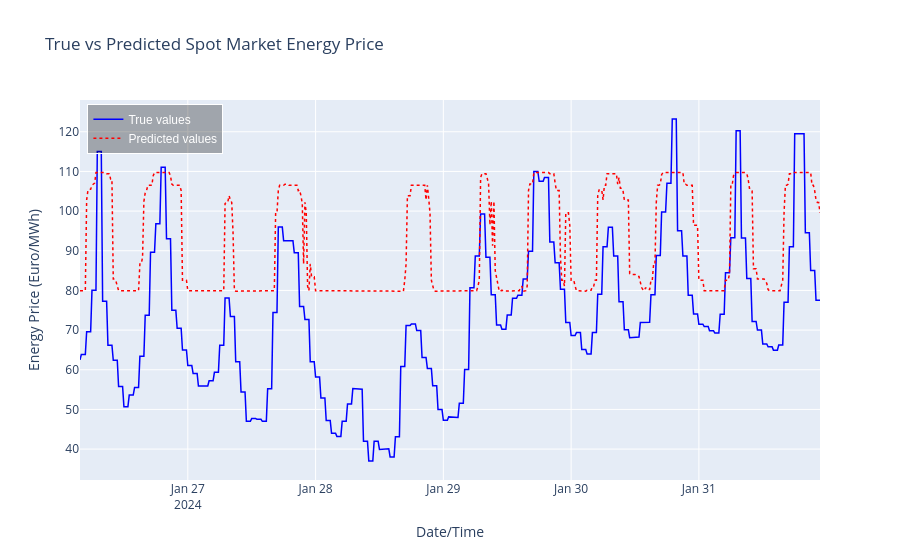

This figure's notebook cell:
### Markdown cell above
## Plot prediction

### Code cell
prediction_plot(y_test, y_predict_v3)

### Figure 1 — Plotly figure (JSON) as saved in the notebook; plotly's stock layout.template omitted (floating-point values rounded to 4 significant figures; data arrays with more than 128 entries replaced by an {"elided": "..."} marker saying what was removed)
{"data": [{"line": {"color": "blue", "width": 1.5}, "mode": "lines", "name": "True values", "type": "scatter", "x": {"elided": "557 str values"}, "y": {"elided": "557 float values"}}, {"line": {"color": "red", "dash": "dot", "width": 1.5}, "mode": "lines", "name": "Predicted values", "type": "scatter", "x": {"elided": "557 str values"}, "y": {"elided": "557 float values"}}], "layout": {"hovermode": "x unified", "legend": {"bgcolor": "rgba(0, 0, 0, 0.3)", "bordercolor": "white", "borderwidth": 1, "font": {"color": "white", "family": "Arial", "size": 12}, "traceorder": "normal", "x": 0.01, "y": 0.99}, "title": {"text": "True vs Predicted Spot Market Energy Price"}, "xaxis": {"title": {"text": "Date/Time"}}, "yaxis": {"title": {"text": "Energy Price (Euro/MWh)"}}}}
